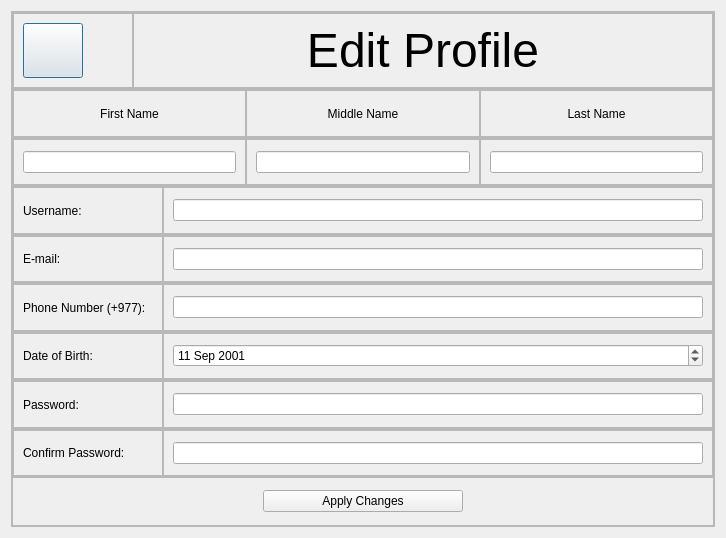
<?xml version="1.0" encoding="UTF-8"?>
<ui version="4.0">
 <class>editProfile</class>
 <widget class="QDialog" name="editProfile">
  <property name="geometry">
   <rect>
    <x>0</x>
    <y>0</y>
    <width>713</width>
    <height>538</height>
   </rect>
  </property>
  <property name="windowTitle">
   <string>Dialog</string>
  </property>
  <property name="styleSheet">
   <string notr="true"/>
  </property>
  <layout class="QHBoxLayout" name="horizontalLayout_4">
   <item>
    <layout class="QVBoxLayout" name="verticalLayout_2">
     <item>
      <widget class="QFrame" name="frame">
       <property name="frameShape">
        <enum>QFrame::StyledPanel</enum>
       </property>
       <property name="frameShadow">
        <enum>QFrame::Raised</enum>
       </property>
       <layout class="QVBoxLayout" name="verticalLayout_3">
        <property name="spacing">
         <number>0</number>
        </property>
        <property name="leftMargin">
         <number>0</number>
        </property>
        <property name="topMargin">
         <number>0</number>
        </property>
        <property name="rightMargin">
         <number>0</number>
        </property>
        <property name="bottomMargin">
         <number>0</number>
        </property>
        <item>
         <widget class="QFrame" name="frame_11">
          <property name="frameShape">
           <enum>QFrame::StyledPanel</enum>
          </property>
          <property name="frameShadow">
           <enum>QFrame::Raised</enum>
          </property>
          <layout class="QHBoxLayout" name="horizontalLayout_14">
           <property name="spacing">
            <number>0</number>
           </property>
           <property name="leftMargin">
            <number>0</number>
           </property>
           <property name="topMargin">
            <number>0</number>
           </property>
           <property name="rightMargin">
            <number>0</number>
           </property>
           <property name="bottomMargin">
            <number>0</number>
           </property>
           <item>
            <widget class="QFrame" name="frame_7">
             <property name="minimumSize">
              <size>
               <width>120</width>
               <height>0</height>
              </size>
             </property>
             <property name="maximumSize">
              <size>
               <width>120</width>
               <height>16777215</height>
              </size>
             </property>
             <property name="frameShape">
              <enum>QFrame::StyledPanel</enum>
             </property>
             <property name="frameShadow">
              <enum>QFrame::Raised</enum>
             </property>
             <layout class="QHBoxLayout" name="horizontalLayout_27">
              <item>
               <widget class="QPushButton" name="pushButton_2">
                <property name="minimumSize">
                 <size>
                  <width>60</width>
                  <height>0</height>
                 </size>
                </property>
                <property name="maximumSize">
                 <size>
                  <width>60</width>
                  <height>60</height>
                 </size>
                </property>
                <property name="text">
                 <string/>
                </property>
                <property name="icon">
                 <iconset resource="Resource.qrc">
                  <normaloff>:/rec/drive-download-20221026T014232Z-001/left.png</normaloff>:/rec/drive-download-20221026T014232Z-001/left.png</iconset>
                </property>
                <property name="iconSize">
                 <size>
                  <width>40</width>
                  <height>40</height>
                 </size>
                </property>
               </widget>
              </item>
              <item>
               <spacer name="horizontalSpacer">
                <property name="orientation">
                 <enum>Qt::Horizontal</enum>
                </property>
                <property name="sizeHint" stdset="0">
                 <size>
                  <width>40</width>
                  <height>20</height>
                 </size>
                </property>
               </spacer>
              </item>
             </layout>
            </widget>
           </item>
           <item>
            <widget class="QFrame" name="frame_30">
             <property name="frameShape">
              <enum>QFrame::StyledPanel</enum>
             </property>
             <property name="frameShadow">
              <enum>QFrame::Raised</enum>
             </property>
             <layout class="QHBoxLayout" name="horizontalLayout_28">
              <item>
               <widget class="QLabel" name="label_title">
                <property name="text">
                 <string>&lt;!DOCTYPE HTML PUBLIC &quot;-//W3C//DTD HTML 4.0//EN&quot; &quot;http://www.w3.org/TR/REC-html40/strict.dtd&quot;&gt;
&lt;html&gt;&lt;head&gt;&lt;meta name=&quot;qrichtext&quot; content=&quot;1&quot; /&gt;&lt;meta charset=&quot;utf-8&quot; /&gt;&lt;style type=&quot;text/css&quot;&gt;
p, li { white-space: pre-wrap; }
hr { height: 1px; border-width: 0; }
&lt;/style&gt;&lt;/head&gt;&lt;body style=&quot; font-family:'Segoe UI'; font-size:9pt; font-weight:400; font-style:normal;&quot;&gt;
&lt;p align=&quot;center&quot; dir='rtl' style=&quot; margin-top:0px; margin-bottom:0px; margin-left:0px; margin-right:0px; -qt-block-indent:0; text-indent:0px;&quot;&gt;&lt;span style=&quot; font-size:36pt;&quot;&gt;Edit Profile&lt;/span&gt;&lt;/p&gt;&lt;/body&gt;&lt;/html&gt;</string>
                </property>
                <property name="textFormat">
                 <enum>Qt::AutoText</enum>
                </property>
                <property name="scaledContents">
                 <bool>true</bool>
                </property>
                <property name="alignment">
                 <set>Qt::AlignCenter</set>
                </property>
                <property name="wordWrap">
                 <bool>true</bool>
                </property>
               </widget>
              </item>
             </layout>
            </widget>
           </item>
          </layout>
         </widget>
        </item>
        <item>
         <widget class="QFrame" name="frame_2">
          <property name="frameShape">
           <enum>QFrame::StyledPanel</enum>
          </property>
          <property name="frameShadow">
           <enum>QFrame::Raised</enum>
          </property>
          <layout class="QHBoxLayout" name="horizontalLayout">
           <property name="spacing">
            <number>0</number>
           </property>
           <property name="leftMargin">
            <number>0</number>
           </property>
           <property name="topMargin">
            <number>0</number>
           </property>
           <property name="rightMargin">
            <number>0</number>
           </property>
           <property name="bottomMargin">
            <number>0</number>
           </property>
           <item>
            <widget class="QFrame" name="frame_12">
             <property name="frameShape">
              <enum>QFrame::StyledPanel</enum>
             </property>
             <property name="frameShadow">
              <enum>QFrame::Raised</enum>
             </property>
             <layout class="QHBoxLayout" name="horizontalLayout_5">
              <property name="spacing">
               <number>0</number>
              </property>
              <property name="leftMargin">
               <number>0</number>
              </property>
              <property name="topMargin">
               <number>0</number>
              </property>
              <property name="rightMargin">
               <number>0</number>
              </property>
              <property name="bottomMargin">
               <number>0</number>
              </property>
              <item>
               <widget class="QLabel" name="label_2">
                <property name="text">
                 <string>First Name</string>
                </property>
                <property name="textFormat">
                 <enum>Qt::AutoText</enum>
                </property>
                <property name="alignment">
                 <set>Qt::AlignCenter</set>
                </property>
               </widget>
              </item>
             </layout>
            </widget>
           </item>
           <item>
            <widget class="QFrame" name="frame_14">
             <property name="frameShape">
              <enum>QFrame::StyledPanel</enum>
             </property>
             <property name="frameShadow">
              <enum>QFrame::Raised</enum>
             </property>
             <layout class="QVBoxLayout" name="verticalLayout_5">
              <item>
               <widget class="QLabel" name="label">
                <property name="text">
                 <string>Middle Name</string>
                </property>
                <property name="alignment">
                 <set>Qt::AlignCenter</set>
                </property>
               </widget>
              </item>
             </layout>
            </widget>
           </item>
           <item>
            <widget class="QFrame" name="frame_13">
             <property name="frameShape">
              <enum>QFrame::StyledPanel</enum>
             </property>
             <property name="frameShadow">
              <enum>QFrame::Raised</enum>
             </property>
             <layout class="QVBoxLayout" name="verticalLayout_4">
              <item>
               <widget class="QLabel" name="label_3">
                <property name="text">
                 <string>Last Name</string>
                </property>
                <property name="alignment">
                 <set>Qt::AlignCenter</set>
                </property>
               </widget>
              </item>
             </layout>
            </widget>
           </item>
          </layout>
         </widget>
        </item>
        <item>
         <widget class="QFrame" name="frame_6">
          <property name="frameShape">
           <enum>QFrame::StyledPanel</enum>
          </property>
          <property name="frameShadow">
           <enum>QFrame::Raised</enum>
          </property>
          <layout class="QHBoxLayout" name="horizontalLayout_7">
           <property name="spacing">
            <number>0</number>
           </property>
           <property name="leftMargin">
            <number>0</number>
           </property>
           <property name="topMargin">
            <number>0</number>
           </property>
           <property name="rightMargin">
            <number>0</number>
           </property>
           <property name="bottomMargin">
            <number>0</number>
           </property>
           <item>
            <widget class="QFrame" name="frame_15">
             <property name="frameShape">
              <enum>QFrame::StyledPanel</enum>
             </property>
             <property name="frameShadow">
              <enum>QFrame::Raised</enum>
             </property>
             <layout class="QHBoxLayout" name="horizontalLayout_8">
              <item>
               <widget class="QLineEdit" name="lineEdit_2"/>
              </item>
             </layout>
            </widget>
           </item>
           <item>
            <widget class="QFrame" name="frame_17">
             <property name="frameShape">
              <enum>QFrame::StyledPanel</enum>
             </property>
             <property name="frameShadow">
              <enum>QFrame::Raised</enum>
             </property>
             <layout class="QHBoxLayout" name="horizontalLayout_6">
              <item>
               <widget class="QLineEdit" name="lineEdit"/>
              </item>
             </layout>
            </widget>
           </item>
           <item>
            <widget class="QFrame" name="frame_16">
             <property name="frameShape">
              <enum>QFrame::StyledPanel</enum>
             </property>
             <property name="frameShadow">
              <enum>QFrame::Raised</enum>
             </property>
             <layout class="QHBoxLayout" name="horizontalLayout_9">
              <item>
               <widget class="QLineEdit" name="lineEdit_3"/>
              </item>
             </layout>
            </widget>
           </item>
          </layout>
         </widget>
        </item>
        <item>
         <widget class="QFrame" name="frame_5">
          <property name="frameShape">
           <enum>QFrame::StyledPanel</enum>
          </property>
          <property name="frameShadow">
           <enum>QFrame::Raised</enum>
          </property>
          <layout class="QHBoxLayout" name="horizontalLayout_2">
           <property name="spacing">
            <number>0</number>
           </property>
           <property name="leftMargin">
            <number>0</number>
           </property>
           <property name="topMargin">
            <number>0</number>
           </property>
           <property name="rightMargin">
            <number>0</number>
           </property>
           <property name="bottomMargin">
            <number>0</number>
           </property>
           <item>
            <widget class="QFrame" name="frame_18">
             <property name="minimumSize">
              <size>
               <width>150</width>
               <height>0</height>
              </size>
             </property>
             <property name="frameShape">
              <enum>QFrame::StyledPanel</enum>
             </property>
             <property name="frameShadow">
              <enum>QFrame::Raised</enum>
             </property>
             <layout class="QHBoxLayout" name="horizontalLayout_15">
              <item>
               <widget class="QLabel" name="label_4">
                <property name="text">
                 <string>Username:</string>
                </property>
               </widget>
              </item>
             </layout>
            </widget>
           </item>
           <item>
            <widget class="QFrame" name="frame_19">
             <property name="frameShape">
              <enum>QFrame::StyledPanel</enum>
             </property>
             <property name="frameShadow">
              <enum>QFrame::Raised</enum>
             </property>
             <layout class="QHBoxLayout" name="horizontalLayout_16">
              <item>
               <widget class="QLineEdit" name="lineEdit_4">
                <property name="inputMask">
                 <string/>
                </property>
                <property name="text">
                 <string/>
                </property>
                <property name="clearButtonEnabled">
                 <bool>false</bool>
                </property>
               </widget>
              </item>
             </layout>
            </widget>
           </item>
          </layout>
         </widget>
        </item>
        <item>
         <widget class="QFrame" name="frame_9">
          <property name="frameShape">
           <enum>QFrame::StyledPanel</enum>
          </property>
          <property name="frameShadow">
           <enum>QFrame::Raised</enum>
          </property>
          <layout class="QHBoxLayout" name="horizontalLayout_3">
           <property name="spacing">
            <number>0</number>
           </property>
           <property name="leftMargin">
            <number>0</number>
           </property>
           <property name="topMargin">
            <number>0</number>
           </property>
           <property name="rightMargin">
            <number>0</number>
           </property>
           <property name="bottomMargin">
            <number>0</number>
           </property>
           <item>
            <widget class="QFrame" name="frame_20">
             <property name="minimumSize">
              <size>
               <width>150</width>
               <height>0</height>
              </size>
             </property>
             <property name="frameShape">
              <enum>QFrame::StyledPanel</enum>
             </property>
             <property name="frameShadow">
              <enum>QFrame::Raised</enum>
             </property>
             <layout class="QHBoxLayout" name="horizontalLayout_17">
              <item>
               <widget class="QLabel" name="label_5">
                <property name="text">
                 <string>E-mail:</string>
                </property>
               </widget>
              </item>
             </layout>
            </widget>
           </item>
           <item>
            <widget class="QFrame" name="frame_21">
             <property name="frameShape">
              <enum>QFrame::StyledPanel</enum>
             </property>
             <property name="frameShadow">
              <enum>QFrame::Raised</enum>
             </property>
             <layout class="QHBoxLayout" name="horizontalLayout_18">
              <item>
               <widget class="QLineEdit" name="lineEdit_5"/>
              </item>
             </layout>
            </widget>
           </item>
          </layout>
         </widget>
        </item>
        <item>
         <widget class="QFrame" name="frame_4">
          <property name="frameShape">
           <enum>QFrame::StyledPanel</enum>
          </property>
          <property name="frameShadow">
           <enum>QFrame::Raised</enum>
          </property>
          <layout class="QHBoxLayout" name="horizontalLayout_10">
           <property name="spacing">
            <number>0</number>
           </property>
           <property name="leftMargin">
            <number>0</number>
           </property>
           <property name="topMargin">
            <number>0</number>
           </property>
           <property name="rightMargin">
            <number>0</number>
           </property>
           <property name="bottomMargin">
            <number>0</number>
           </property>
           <item>
            <widget class="QFrame" name="frame_22">
             <property name="minimumSize">
              <size>
               <width>150</width>
               <height>0</height>
              </size>
             </property>
             <property name="frameShape">
              <enum>QFrame::StyledPanel</enum>
             </property>
             <property name="frameShadow">
              <enum>QFrame::Raised</enum>
             </property>
             <layout class="QHBoxLayout" name="horizontalLayout_19">
              <item>
               <widget class="QLabel" name="label_6">
                <property name="text">
                 <string>Phone Number (+977):</string>
                </property>
               </widget>
              </item>
             </layout>
            </widget>
           </item>
           <item>
            <widget class="QFrame" name="frame_23">
             <property name="frameShape">
              <enum>QFrame::StyledPanel</enum>
             </property>
             <property name="frameShadow">
              <enum>QFrame::Raised</enum>
             </property>
             <layout class="QHBoxLayout" name="horizontalLayout_20">
              <item>
               <widget class="QLineEdit" name="lineEdit_6"/>
              </item>
             </layout>
            </widget>
           </item>
          </layout>
         </widget>
        </item>
        <item>
         <widget class="QFrame" name="frame_3">
          <property name="frameShape">
           <enum>QFrame::StyledPanel</enum>
          </property>
          <property name="frameShadow">
           <enum>QFrame::Raised</enum>
          </property>
          <layout class="QHBoxLayout" name="horizontalLayout_11">
           <property name="spacing">
            <number>0</number>
           </property>
           <property name="leftMargin">
            <number>0</number>
           </property>
           <property name="topMargin">
            <number>0</number>
           </property>
           <property name="rightMargin">
            <number>0</number>
           </property>
           <property name="bottomMargin">
            <number>0</number>
           </property>
           <item>
            <widget class="QFrame" name="frame_24">
             <property name="minimumSize">
              <size>
               <width>150</width>
               <height>0</height>
              </size>
             </property>
             <property name="frameShape">
              <enum>QFrame::StyledPanel</enum>
             </property>
             <property name="frameShadow">
              <enum>QFrame::Raised</enum>
             </property>
             <layout class="QHBoxLayout" name="horizontalLayout_21">
              <item>
               <widget class="QLabel" name="label_9">
                <property name="text">
                 <string>Date of Birth:</string>
                </property>
               </widget>
              </item>
             </layout>
            </widget>
           </item>
           <item>
            <widget class="QFrame" name="frame_25">
             <property name="minimumSize">
              <size>
               <width>550</width>
               <height>0</height>
              </size>
             </property>
             <property name="frameShape">
              <enum>QFrame::StyledPanel</enum>
             </property>
             <property name="frameShadow">
              <enum>QFrame::Raised</enum>
             </property>
             <layout class="QHBoxLayout" name="horizontalLayout_22">
              <item>
               <widget class="QDateEdit" name="dateEdit">
                <property name="date">
                 <date>
                  <year>2001</year>
                  <month>9</month>
                  <day>11</day>
                 </date>
                </property>
               </widget>
              </item>
             </layout>
            </widget>
           </item>
          </layout>
         </widget>
        </item>
        <item>
         <widget class="QFrame" name="frame_8">
          <property name="frameShape">
           <enum>QFrame::StyledPanel</enum>
          </property>
          <property name="frameShadow">
           <enum>QFrame::Raised</enum>
          </property>
          <layout class="QHBoxLayout" name="horizontalLayout_12">
           <property name="spacing">
            <number>0</number>
           </property>
           <property name="leftMargin">
            <number>0</number>
           </property>
           <property name="topMargin">
            <number>0</number>
           </property>
           <property name="rightMargin">
            <number>0</number>
           </property>
           <property name="bottomMargin">
            <number>0</number>
           </property>
           <item>
            <widget class="QFrame" name="frame_26">
             <property name="minimumSize">
              <size>
               <width>150</width>
               <height>0</height>
              </size>
             </property>
             <property name="frameShape">
              <enum>QFrame::StyledPanel</enum>
             </property>
             <property name="frameShadow">
              <enum>QFrame::Raised</enum>
             </property>
             <layout class="QHBoxLayout" name="horizontalLayout_23">
              <item>
               <widget class="QLabel" name="label_7">
                <property name="text">
                 <string>Password:</string>
                </property>
               </widget>
              </item>
             </layout>
            </widget>
           </item>
           <item>
            <widget class="QFrame" name="frame_27">
             <property name="frameShape">
              <enum>QFrame::StyledPanel</enum>
             </property>
             <property name="frameShadow">
              <enum>QFrame::Raised</enum>
             </property>
             <layout class="QHBoxLayout" name="horizontalLayout_24">
              <item>
               <widget class="QLineEdit" name="lineEdit_7"/>
              </item>
             </layout>
            </widget>
           </item>
          </layout>
         </widget>
        </item>
        <item>
         <widget class="QFrame" name="frame_10">
          <property name="frameShape">
           <enum>QFrame::StyledPanel</enum>
          </property>
          <property name="frameShadow">
           <enum>QFrame::Raised</enum>
          </property>
          <layout class="QHBoxLayout" name="horizontalLayout_13">
           <property name="spacing">
            <number>0</number>
           </property>
           <property name="leftMargin">
            <number>0</number>
           </property>
           <property name="topMargin">
            <number>0</number>
           </property>
           <property name="rightMargin">
            <number>0</number>
           </property>
           <property name="bottomMargin">
            <number>0</number>
           </property>
           <item>
            <widget class="QFrame" name="frame_28">
             <property name="minimumSize">
              <size>
               <width>150</width>
               <height>0</height>
              </size>
             </property>
             <property name="frameShape">
              <enum>QFrame::StyledPanel</enum>
             </property>
             <property name="frameShadow">
              <enum>QFrame::Raised</enum>
             </property>
             <layout class="QHBoxLayout" name="horizontalLayout_25">
              <item>
               <widget class="QLabel" name="label_8">
                <property name="text">
                 <string>Confirm Password:</string>
                </property>
               </widget>
              </item>
             </layout>
            </widget>
           </item>
           <item>
            <widget class="QFrame" name="frame_29">
             <property name="frameShape">
              <enum>QFrame::StyledPanel</enum>
             </property>
             <property name="frameShadow">
              <enum>QFrame::Raised</enum>
             </property>
             <layout class="QHBoxLayout" name="horizontalLayout_26">
              <item>
               <widget class="QLineEdit" name="lineEdit_8"/>
              </item>
             </layout>
            </widget>
           </item>
          </layout>
         </widget>
        </item>
        <item>
         <widget class="QFrame" name="frame_32">
          <property name="frameShape">
           <enum>QFrame::StyledPanel</enum>
          </property>
          <property name="frameShadow">
           <enum>QFrame::Raised</enum>
          </property>
          <layout class="QHBoxLayout" name="horizontalLayout_29">
           <item>
            <widget class="QPushButton" name="pushButton">
             <property name="sizePolicy">
              <sizepolicy hsizetype="Fixed" vsizetype="Fixed">
               <horstretch>0</horstretch>
               <verstretch>0</verstretch>
              </sizepolicy>
             </property>
             <property name="minimumSize">
              <size>
               <width>200</width>
               <height>0</height>
              </size>
             </property>
             <property name="text">
              <string>Apply Changes</string>
             </property>
             <property name="autoDefault">
              <bool>true</bool>
             </property>
             <property name="default">
              <bool>false</bool>
             </property>
             <property name="flat">
              <bool>false</bool>
             </property>
            </widget>
           </item>
          </layout>
         </widget>
        </item>
       </layout>
      </widget>
     </item>
    </layout>
   </item>
  </layout>
 </widget>
 <resources>
  <include location="Resource.qrc"/>
 </resources>
 <connections/>
</ui>
